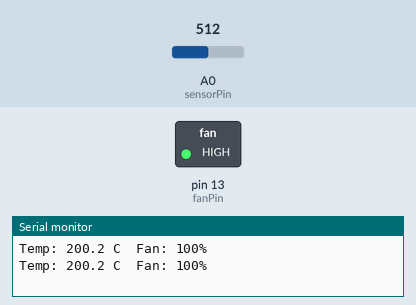
A sketch run on a simulated Arduino Uno, built with avr-gcc and run on an emulated ATmega328P. Shown: switched loads named in the sketch (green lamp = pin HIGH), the last lines printed to the serial monitor. Inputs (shaded band) come from the test bench; at power-on: A0 (sensorPin) = 512.

Above: at 1.4 s.
1.5 s: A0 (sensorPin) set to 170
3.0 s: A0 (sensorPin) set to 145
At 4.4 s:
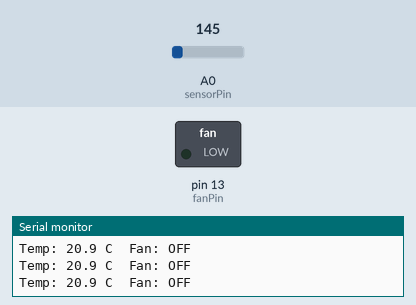
5.0 s: A0 (sensorPin) set to 306
At 6.0 s:
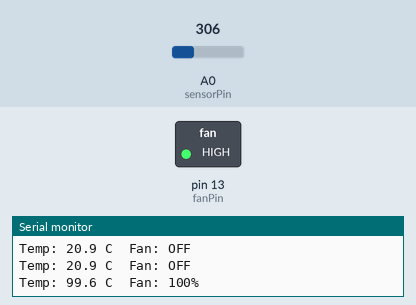
6.6 s: A0 (sensorPin) set to 122
At 7.1 s:
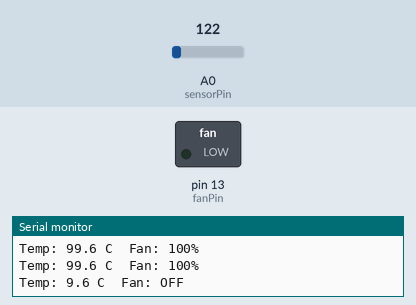
Timing chart, 0 to 9.1 s (numbered marks = the images above; inputs shaded):
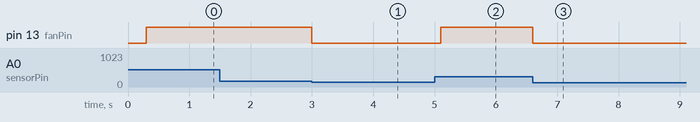

Measured:
- the behaviour switches between 154 and 153 on A0 (sensorPin) (found by bisection; images 0 and 1)
- after the input at 3.0 s, pin 13 (fanPin): HIGH → LOW at once
- after the input at 5.0 s, pin 13 (fanPin): LOW → HIGH after 0.10 s
- after the input at 6.6 s, pin 13 (fanPin): HIGH → LOW at once

The sketch:

code.ino
```cpp
int sensorPin = A0;
int fanPin = 13;
int target = 0;

int raw = 0;
float volts = 0;
float tempC = 0;

unsigned long lastRead = 0;
unsigned long lastPrint = 0;

void setup() {
  pinMode(fanPin, OUTPUT);
  analogWrite(fanPin, 0);
  Serial.begin(9600);
}

void loop() {
  unsigned long now = millis();

  if (now - lastRead >= 300) {
    lastRead = now;
    raw = analogRead(sensorPin);
    volts = raw * (5.0 / 1023.0);
    tempC = (volts - 0.5) * 100.0;
    if (tempC < 25.0) target = 0;
    else if (tempC < 30.0) target = 50;
    else target = 100;
    int pwmVal = 0;
    if (target == 0) pwmVal = 0;
    else if (target == 50) pwmVal = 128;
    else pwmVal = 255;
    analogWrite(fanPin, pwmVal);
  }

  if (now - lastPrint >= 500) {
    lastPrint = now;
    Serial.print("Temp: ");
    Serial.print(tempC, 1);
    Serial.print(" C  Fan: ");
    if (target == 0) Serial.println("OFF");
    else if (target == 50) Serial.println("50%");
    else Serial.println("100%");
  }
}
```
